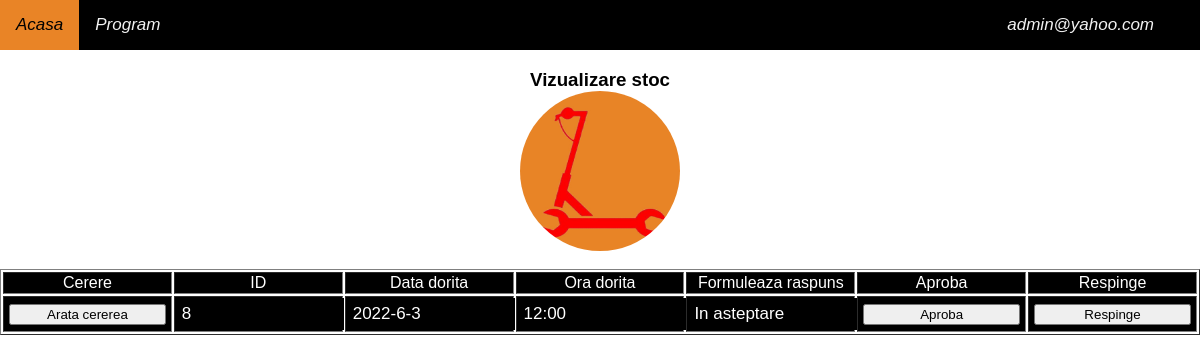
The page /admin.php (signed in) on the database its author committed.
### tables this page shows
CREATE TABLE `cereri` (
  `ID` int(10) NOT NULL,
  `TextUtilizator` varchar(2000) NOT NULL,
  `StatusCerere` varchar(20) NOT NULL,
  `DataDorita` varchar(40) NOT NULL,
  `OraDorita` varchar(40) NOT NULL,
  `IdCont` int(10) NOT NULL,
  `Raspuns` varchar(200) NOT NULL,
  `imagename` varchar(100) NOT NULL
);

### admin.php (the view, shortened to what this page needs)
<?php
include "./models/header.php";
?>
<body style="background-color: white">
    <?php include_once "./models/navbar.php" ?>
    <h3 style="text-align:center">
        <a>Vizualizare stoc</a>
        <br>
        <img alt="?" src="image/logo.png" style="border-radius: 50%;" width="160" height="160">
    </h3>
    <?php
    include_once("db/connection.php");
    $select = "SELECT * from cereri where StatusCerere='In asteptare'";
    $query = mysqli_query($conn, $select);
    $tabel = "<table border=1 style='width:100%; table-layout: fixed;overflow-x:auto;'>";
    $tabel .= "<tr style='background-color:black; color:white;'><td align=center>Cerere</td>";
    $tabel .= "<td align=center  >ID</td>";
    $tabel .= "<td align=center >Data dorita</td>";
    $tabel .= "<td align=center>Ora dorita</td>";
    $tabel .= "<td align=center>Formuleaza raspuns</td>";
    $tabel .= "<td align=center>Aproba</td>";
    $tabel .= "<td align=center>Respinge</td></tr>";
    if (mysqli_num_rows($query) > 0) {
        while ($row = mysqli_fetch_assoc($query)) {
            $tabel .= "<tr >";
            $var = $row["TextUtilizator"];
            $delimiter = ' ';
            $words = explode($delimiter, $var);
            $concat = "";
            foreach ($words as $word) {
                $concat .= $word . ".";
            }
            $tabel .= "<td style='background-color:black;' align=center> <button  style='width:95%; height:100%;' class='sub' onclick=" . "alert('" . "$concat" . "')" . " ; >Arata cererea</button></td>";
            $tabel .= "<form method=post action='admin_changes.php'>";
            $tabel .= "<td style='background-color:black;' align=center><input type='text' style='width:95%; background-color:black; color:white;' name='id' value='" . $row["ID"] . "' readonly required></td>";
            $tabel .= "<td  style='background-color:black' align=center><input type='text' style='width:95%; background-color:black; color:white;' name='data' value='" . $row["DataDorita"] . "' readonly required></td>";
            $tabel .= "<td style='background-color:black' align=center><input type='text' style='width:95%; background-color:black; color:white;' name='ora' value='" . $row["OraDorita"] . "' readonly required></td>";
            $tabel .= "<td style='background-color:black' align=center><input type='text' style='width:95%; background-color:black; color:white;' name='mesaj' value='" . $row["StatusCerere"] . "' required></td>";
            $tabel .= "<td  style='background-color:black' align=center><button  value='" . $row['ID'] . "'style='width:95%;' class='sub' name='ap' type='submit'>Aproba</button></td>";
            $tabel .= "<td  style='background-color:black' align=center><button  value='" . $row['ID'] . "'style='width:95%;' class='sub' name='res' type='submit'>Respinge</button></td>";
            $tabel .= "</form>";
            $tabel .= "</tr>";
        }
        $tabel .= "</table>";
        echo $tabel;
    } else {
        echo "<p style='font-size:20px;' align=center>Nicio inregistrare de confirmat</p>";
    }
    ?>
</body>

### css/style.css (style rules this page uses)
body { margin:0; font-family:Arial; background-color: #e98426; }
input[type=text] { padding: 6px; font-size: 17px; border: none; }
img { vertical-align: middle; }

### rows shown on the page
cereri: id "8", data "2022-6-3", ora "12:00", mesaj "In asteptare"

### other values the page prints
$email "admin@yahoo.com"
